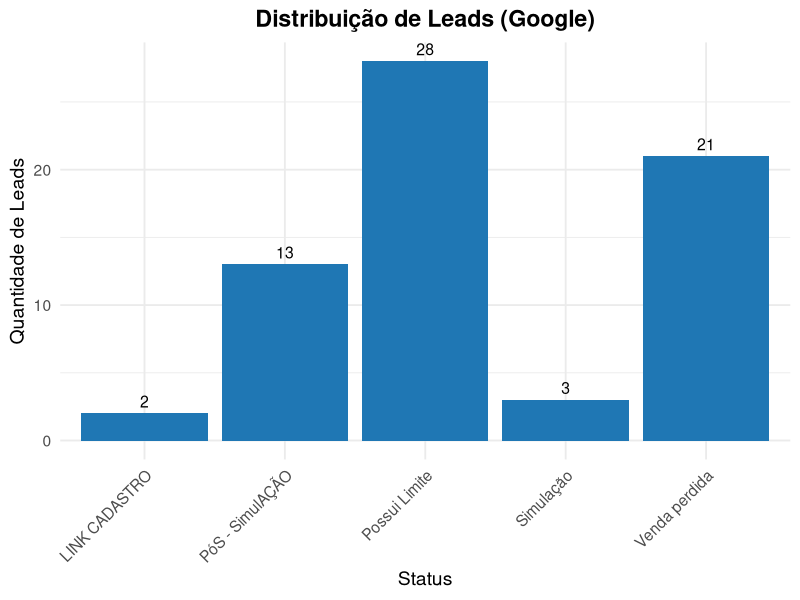
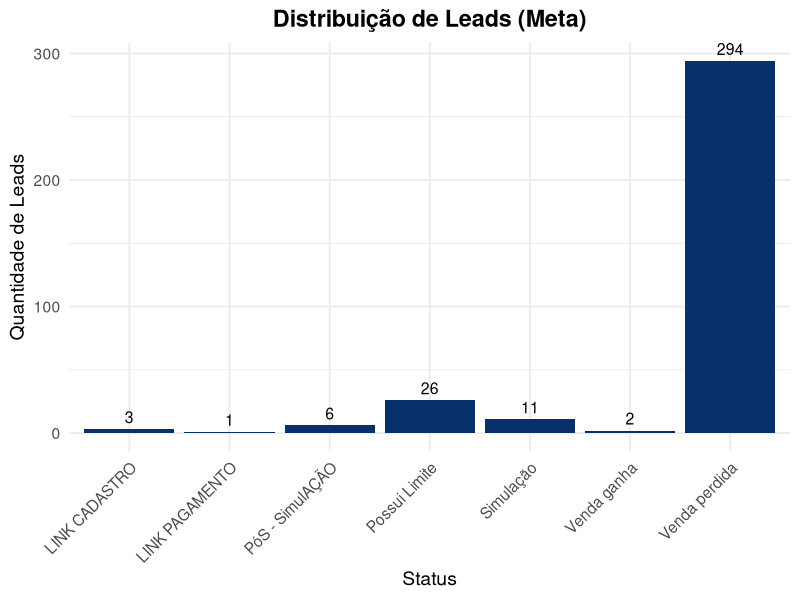

Generate these figures, in order, with R:
library(tidyverse)
library(ggplot2)

setwd("C:/Users/vitor/kommo-api")

# Ler e processar os dados
df <- read_csv('leads_database.csv') %>% 
  rename(value = 2) %>% 
  distinct(lead_id, .keep_all = TRUE) %>% 
  mutate(value = if_else(is.na(value), 'Meta', value))

# Filtrar os dados para Google e Meta
df_filtrado <- df %>% 
  filter(value %in% c("Google", "Meta")) %>% 
  group_by(value, status) %>% 
  summarise(n = n(), .groups = "drop")

# Gráfico para Google
grafico_google <- ggplot(df_filtrado %>% filter(value == "Google"), aes(x = status, y = n)) +
  geom_bar(stat = "identity", fill = "#1f77b4") + # Azul claro
  geom_text(aes(label = n), vjust = -0.5, size = 4) + # Adiciona os números acima das barras
  labs(
    title = "Distribuição de Leads (Google)",
    x = "Status",
    y = "Quantidade de Leads"
  ) +
  theme_minimal(base_size = 14) +
  theme(
    plot.title = element_text(hjust = 0.5, face = "bold"),
    axis.text.x = element_text(angle = 45, hjust = 1)
  )

# Gráfico para Meta
grafico_meta <- ggplot(df_filtrado %>% filter(value == "Meta"), aes(x = status, y = n)) +
  geom_bar(stat = "identity", fill = "#08306b") + # Azul escuro
  geom_text(aes(label = n), vjust = -0.5, size = 4) + # Adiciona os números acima das barras
  labs(
    title = "Distribuição de Leads (Meta)",
    x = "Status",
    y = "Quantidade de Leads"
  ) +
  theme_minimal(base_size = 14) +
  theme(
    plot.title = element_text(hjust = 0.5, face = "bold"),
    axis.text.x = element_text(angle = 45, hjust = 1)
  )

# Exibir os gráficos
print(grafico_google)
print(grafico_meta)


